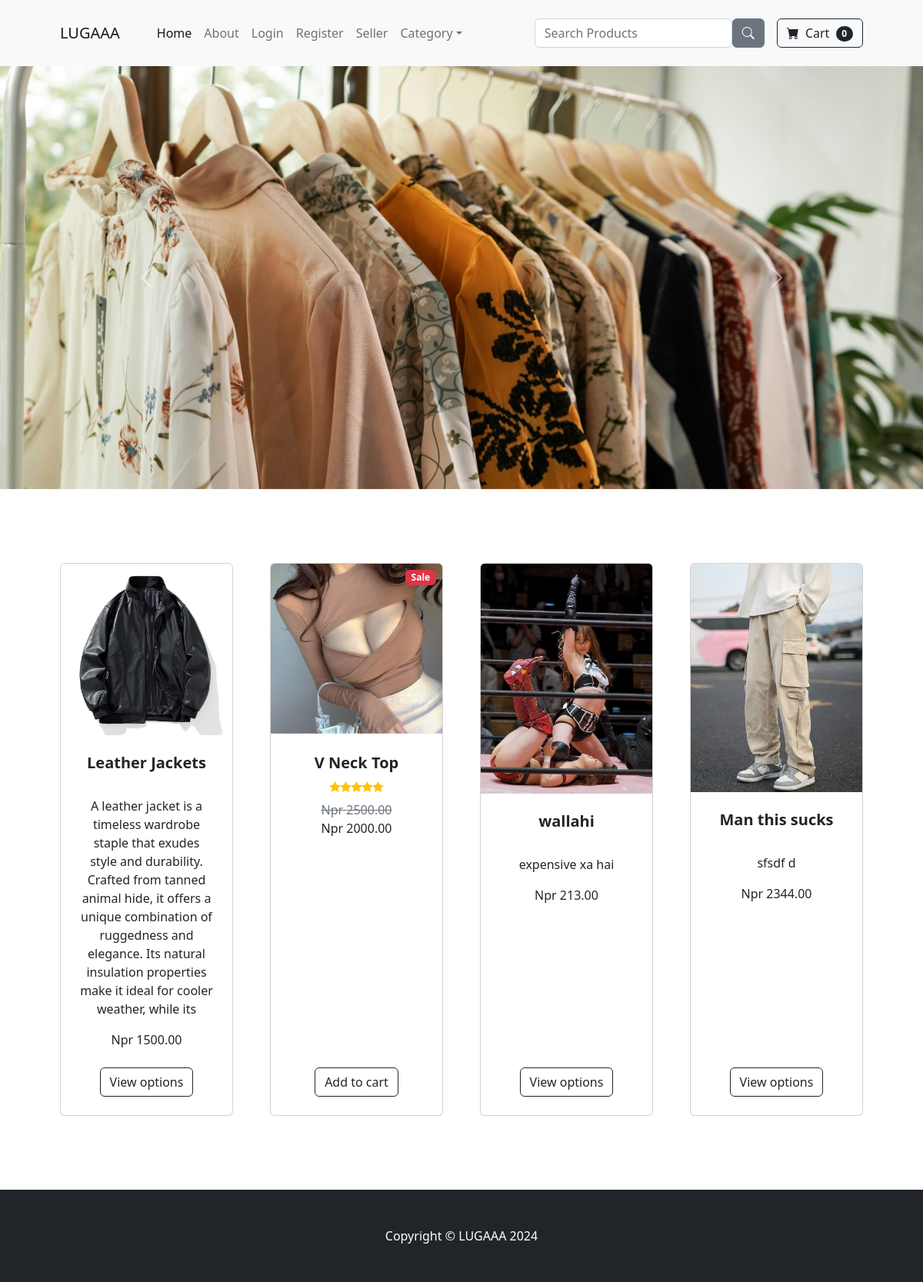
The app's page /, older data.
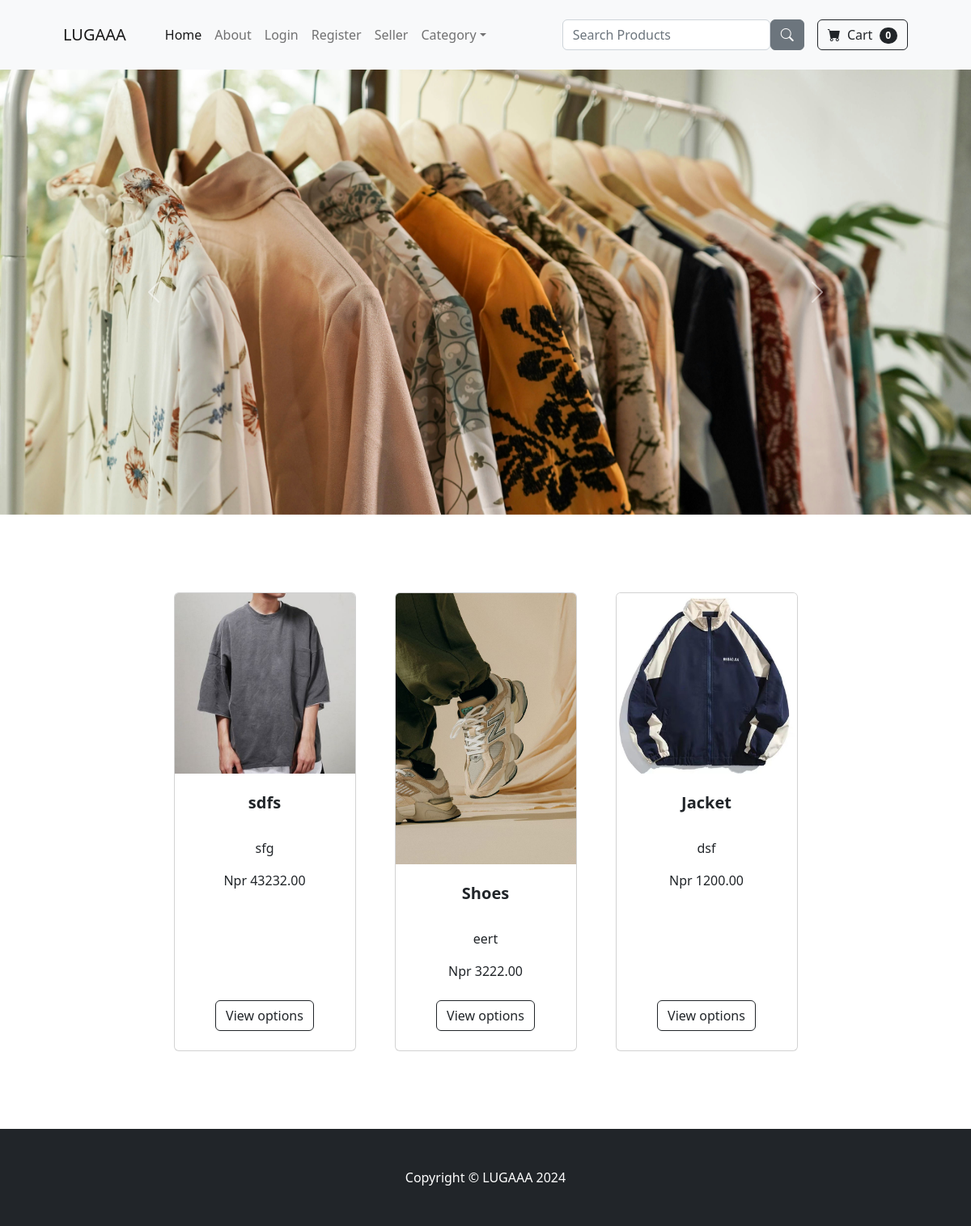
The same page, newer data.
### store/models.py (models this page shows, shortened)
class Product(models.Model):
    name =  models.CharField(max_length=100)
    price =  models.DecimalField(default=0, decimal_places=2, max_digits = 8)
    category =  models.ForeignKey(Category, on_delete=models.CASCADE, null=True, blank=True)
    description =  models.CharField(max_length=250, default='', blank = True, null=True)
    image = models.ImageField(upload_to='uploads/product/')
    is_sale = models.BooleanField(default= False)
    sale_price = models.DecimalField(default=0, decimal_places=2, max_digits = 8, null=True)
    in_stock =  models.PositiveIntegerField(default=1)

### store/views.py (the view)
# urls.py: 2. Add a URL to urlpatterns:  path('', views.home, name='home')
def home(request):
    products = Product.objects.all()
    return render(request, 'home.html', {"products": products})

### cart/cart.py (called while the page is built)
    def __len__(self):
        return len(self.cart)

### cart/context_processor.py (called while the page is built)
def cart(request):
    return {'cart': Cart(request)}

### store/templates/home.html (shortened to what this page needs)
{% extends 'base.html' %}
{% load static %}
{% block content %}
        <div id="carouselExample" class="carousel slide" data-bs-ride="carousel">
            <div class="carousel-inner">
              <div class="carousel-item active">
                <img src="/media/uploads/product/sliderimg.jpg" class="d-block mx-auto" alt="Image 1" style="width:1200px; height:550px; object-fit:cover;">
              </div>
            </div>
            <button class="carousel-control-prev" type="button" data-bs-target="#carouselExample" data-bs-slide="prev" style="margin-left: 100px;">
              <span class="carousel-control-prev-icon" aria-hidden="true"></span>
            </button>
            <button class="carousel-control-next" type="button" data-bs-target="#carouselExample" data-bs-slide="next" style="margin-right: 100px;">
              <span class="carousel-control-next-icon" aria-hidden="true"></span>
            </button>
          </div>
        <section class="py-5">
            <div class="container px-4 px-lg-5 mt-5">
                <div class="row gx-4 gx-lg-5 row-cols-2 row-cols-md-3 row-cols-xl-4 justify-content-center">
                   {% for product in products %}
                        {% if product.is_sale %}
                        <div class="col mb-5">
                            <div class="card h-100">
                                <div class="badge bg-danger text-white position-absolute" style="top: 0.5rem; right: 0.5rem">Sale</div>
                                <img class="card-img-top" src="{{ product.image.url }}" alt="..." />
                                <div class="card-body p-4">
                                    <div class="text-center">
                                        <h5 class="fw-bolder">{{  product.name }}</h5>
                                        <div class="d-flex justify-content-center small text-warning mb-2">
                                            <div class="bi-star-fill"></div>
                                            <div class="bi-star-fill"></div>
                                            <div class="bi-star-fill"></div>
                                            <div class="bi-star-fill"></div>
                                            <div class="bi-star-fill"></div>
                                        </div>
                                        <span class="text-muted text-decoration-line-through">Npr {{product.price}}</span><br>
                                        Npr {{product.sale_price}}
                                    </div>
                                </div>
                                <div class="card-footer p-4 pt-0 border-top-0 bg-transparent">
                                    <div class="text-center"><a class="btn btn-outline-dark mt-auto" href="{% url 'product' product.id %}">Add to cart</a></div>
                                </div>
                            </div>
                        </div>
                        {% else %}
                    <div class="col mb-5">
                        <div class="card h-100">
                            <img class="card-img-top" src="{{ product.image.url }}" alt="..." />
                            <div class="card-body p-4">
                                <div class="text-center">
                                    <h5 class="fw-bolder">{{ product.name}}</h5><br>
                                    <p>{{ product.description }}</p>
                                    Npr {{product.price }}
                                </div>
                            </div>
                            <div class="card-footer p-4 pt-0 border-top-0 bg-transparent">
                                <div class="text-center"><a class="btn btn-outline-dark mt-auto" href="{% url 'product' product.id %}">View options</a></div>
                            </div>
                        </div>
                    </div>
                    {% endif %}
                    {% endfor %}
        </section>
{% endblock %}

### store/templates/base.html (shortened to what this page needs)
{% load static %}
<!DOCTYPE html>
<html lang="en">
    <head>
        <link href="https://cdn.jsdelivr.net/npm/bootstrap@5.3.0-alpha1/dist/css/bootstrap.min.css" rel="stylesheet">
        <link href="https://cdn.jsdelivr.net/npm/bootstrap-icons@1.5.0/font/bootstrap-icons.css" rel="stylesheet" />
        <link href="{% static 'css/styles.css'%}" rel="stylesheet" />
    </head>
    <body>
        {%  include 'navbar.html' %}
        {% block content %}
        {% endblock %}
        <footer class="py-5 bg-dark">
            <div class="container"><p class="m-0 text-center text-white">Copyright &copy; LUGAAA 2024</p></div>
        </footer>
    </body>
</html>

### store/templates/navbar.html (shortened to what this page needs)
<nav class="navbar navbar-expand-lg navbar-light bg-light">
    <div class="container px-4 px-lg-5">
        <a class="navbar-brand" href="{% url 'home'%}">LUGAAA</a>
        <div class="collapse navbar-collapse" id="navbarSupportedContent">
            <ul class="navbar-nav me-auto mb-2 mb-lg-0 ms-lg-4">
                <li class="nav-item"><a class="nav-link active" aria-current="page" href="{% url 'home'%}">Home</a></li>
                <li class="nav-item"><a class="nav-link" href="{% url 'about' %}">About</a></li>
                {% if user.is_authenticated %}
                    <li class="nav-item"><a class="nav-link" href="{% url 'logout' %}">Logout</a></li>
                    <li class="nav-item dropdown">
                        <a class="nav-link dropdown-toggle" id="navbarDropdown" href="#" role="button" data-bs-toggle="dropdown" aria-expanded="false">Profile</a>
                        <ul class="dropdown-menu" aria-labelledby="navbarDropdown">
                            <li><a class="dropdown-item" href="{% url 'update_user' %}">User Profile</a></li>
                            <li><hr class="dropdown-divider" /></li>
                            <li><a class="dropdown-item" href="{% url 'update_info' %}">User Info</a></li>
                        </ul>
                    </li>
                {% else %}
                <li class="nav-item"><a class="nav-link" href="{% url 'login' %}">Login</a></li>
                <li class="nav-item"><a class="nav-link" href="{% url 'register' %}">Register</a></li>
                {% endif %}
                <li class="nav-item"><a class="nav-link" href="{% url 'seller_login'%}">Seller</a></li>
                <li class="nav-item dropdown">
                    <a class="nav-link dropdown-toggle" id="navbarDropdown" href="#" role="button" data-bs-toggle="dropdown" aria-expanded="false">Category</a>
                </li>
            </ul>
            <div class="mb-3 mx-3 d-flex align-items-center mt-3 mr-3" >
                <form method="POST" action="{% url 'search' %}" class="d-flex align-items-center flex-grow-1">
                <input type="text" class="form-control" id="exampleFormControlInput1" placeholder="Search Products" name="searched">
                    <button type="submit" class="btn btn-secondary"><i class="bi bi-search"></i></button>
                </form>
              </div>
            <form class="d-flex">
    <a href = "{% url 'cart_summary' %}" class="btn btn-outline-dark"> <i class="bi-cart-fill me-1"></i>
        Cart
        <span class="badge bg-dark text-white ms-1 rounded-pill" id="cart_quantity">{{ cart|length }}</span></a>
            </form>
        </div>
    </div>
</nav>

Row changes from the older to the newer data that the page shows:
removed Product: image (picture), name "Leather Jackets", description "A leather jacket is a timeless wardrobe staple that exudes style and durability. Crafted from tanned animal hide, it offers a unique combination of ruggedness and elegance. Its natural insulation properties make it ideal for cooler weather, while its", price "1500.00"
removed Product: image (picture), name "V Neck Top", price "2500.00", sale_price "2000.00"
removed Product: image (picture), name "wallahi", description "expensive xa hai", price "213.00"
removed Product: image (picture), name "Man this sucks", description "sfsdf d", price "2344.00"
added Product: image (picture), name "sdfs", description "sfg", price "43232.00"
added Product: image (picture), name "Shoes", description "eert", price "3222.00"
added Product: image (picture), name "Jacket", description "dsf", price "1200.00"
